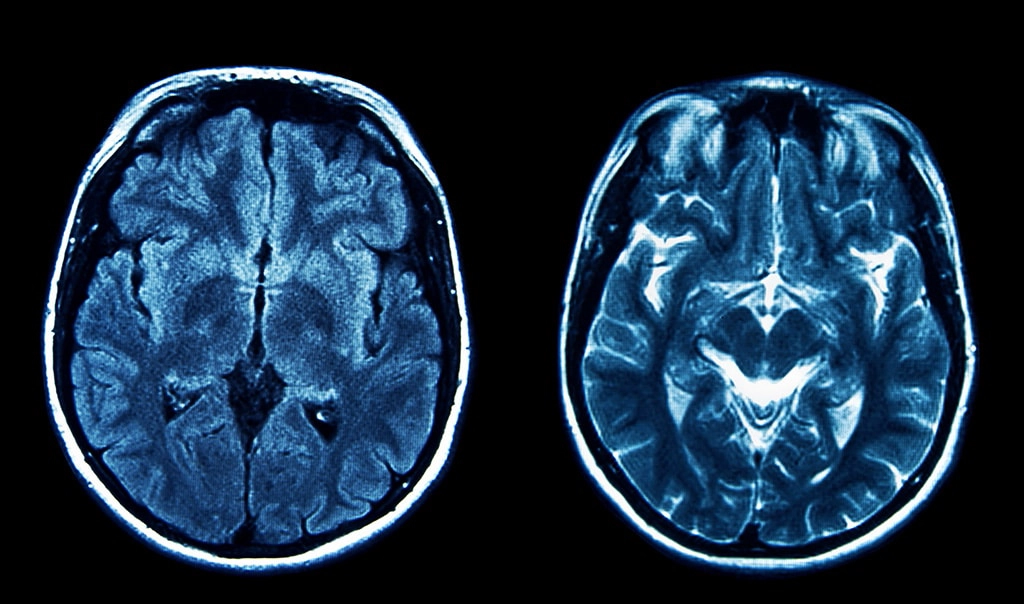
#> input picture brain.png, 1024 x 604 px, found by its file name
$ python Brain_Cluster.py
#> lines starting #> are read from the running program, lines starting #| are printed output that depends on the picture
import cv2 as cv
from matplotlib import pyplot as plt
from sklearn.cluster import KMeans

img = cv.imread("F:\\ML\\ML 6\\ML 06\\brain.png", cv.IMREAD_GRAYSCALE)
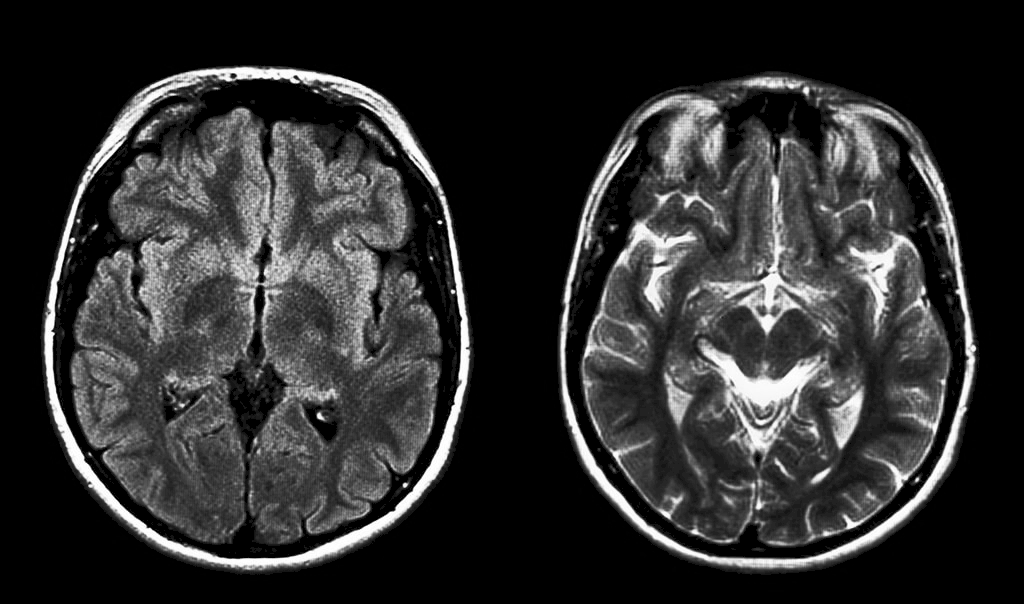
#> img: shape (604, 1024); min 0, max 255, mean 46.8

vector_image = img.reshape(-1, 1)

model = KMeans(n_clusters=4)
model.fit(vector_image)
pred = model.predict(vector_image)

plt.subplot(2,2,1)
plt.imshow(img, cmap="gray")

plt.subplot(2,2,3)
plt.hist(img.ravel(), bins=256)

plt.subplot(2,2,2)
plt.imshow(pred.reshape(img.shape), cmap="gray")

plt.subplot(2,2,4)
plt.hist(pred, bins=256)


plt.show()
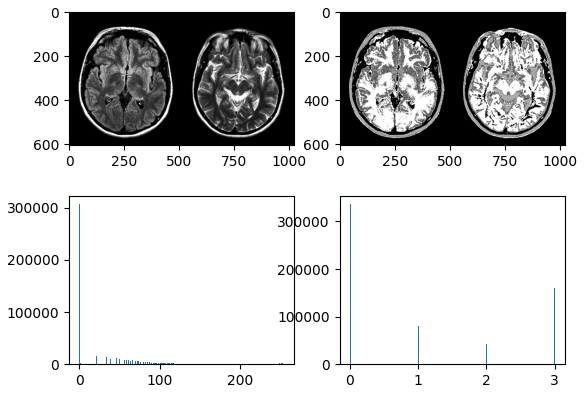
#> figure drawn by matplotlib, 4 panels; panel 2: tallest bar 306721 high, from x = 0 to 0.996; panel 4: tallest bar 336333 high, from x = 0 to 0.0117
